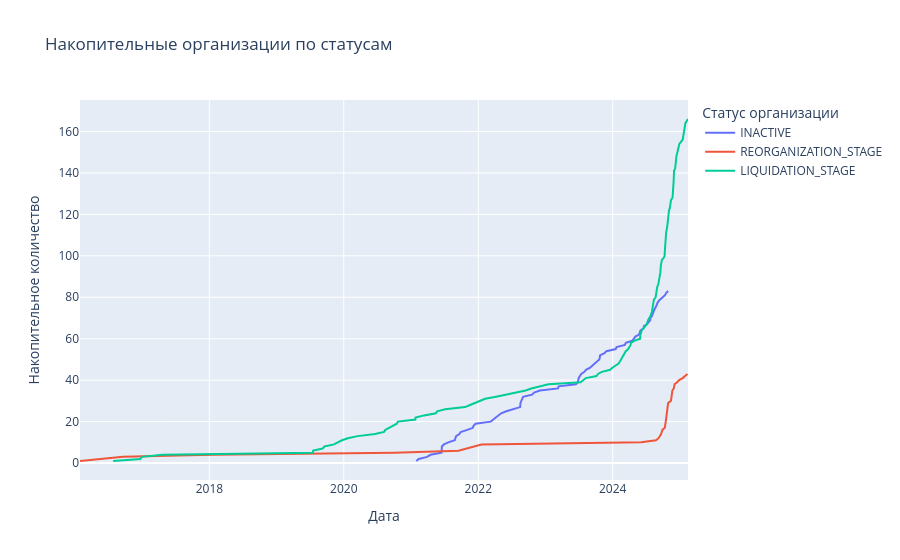

Notebook code for this chart:
### Markdown cell above
## 1. Статистика по ликвидации организаций с 2020 года

Гипотеза: Организации стали чаще закрываться после начала ковидного кризиса, а также ввиду иных геополитических ситуаций

### Code cell
import pandas as pd
import plotly.express as px
import plotly.graph_objects as go

df = pd.DataFrame(content)
df['statusDate'] = pd.to_datetime(df['statusDate'])

# Фильтруем организации по статусам
statuses = ['INACTIVE', 'REORGANIZATION_STAGE', 'LIQUIDATION_STAGE', 'ACTIVE']

fig = go.Figure()

for status in statuses:
    if status == 'ACTIVE':
        continue
    status_df = df[df['statusCode'] == status]
    status_by_date = status_df.groupby('statusDate').size().reset_index(name='count')
    status_by_date['cumulative_count'] = status_by_date['count'].cumsum()
    
    fig.add_trace(go.Scatter(
        x=status_by_date['statusDate'],
        y=status_by_date['cumulative_count'],
        mode='lines',
        name=status
    ))

fig.update_layout(
    title='Накопительные организации по статусам',
    xaxis_title='Дата',
    yaxis_title='Накопительное количество',
    legend_title='Статус организации'
)

fig.show()
